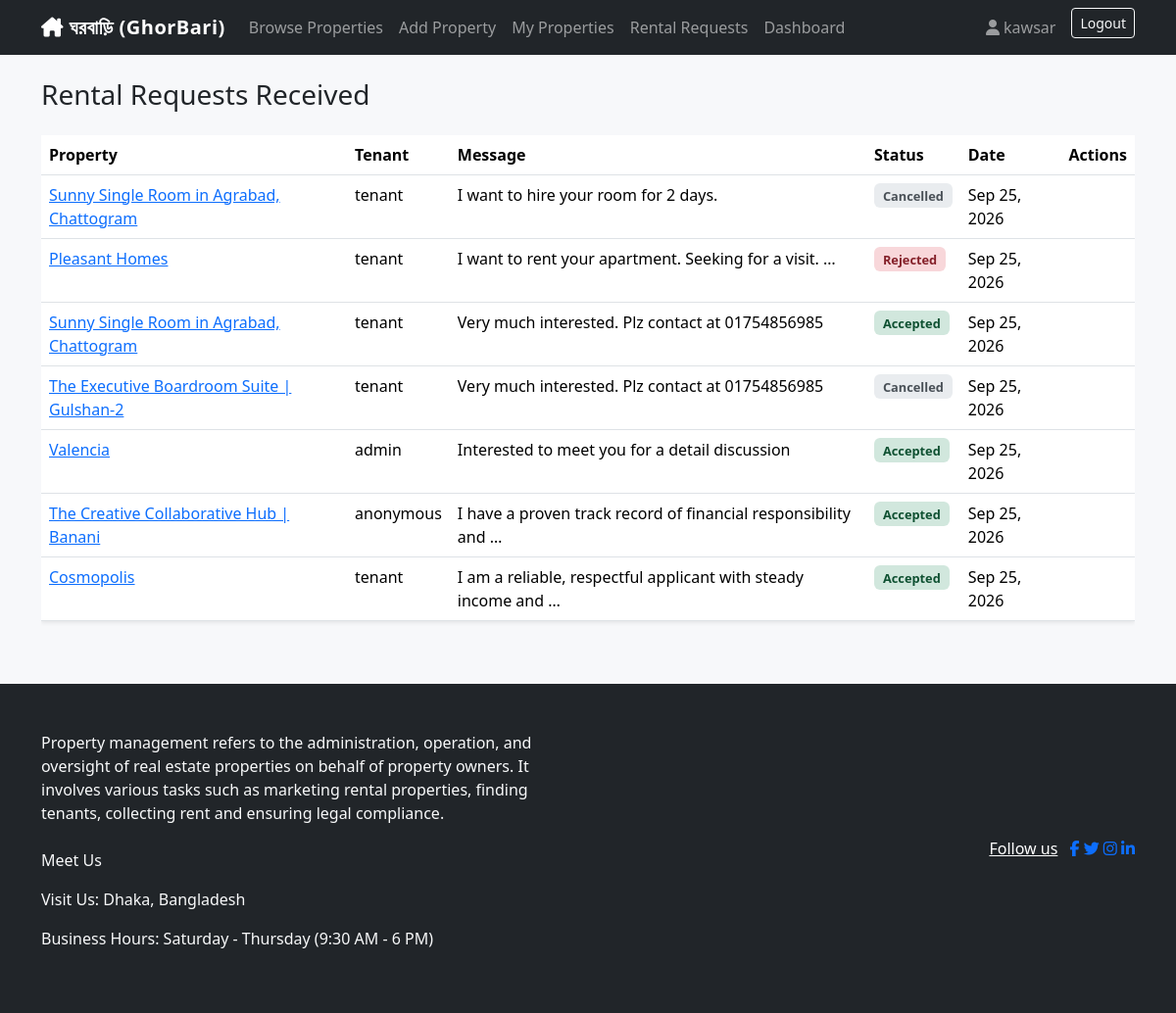
Screenshot of /rentals/owner/ (signed in) with the database file from the repository.
### accounts/models.py (models this page shows, shortened)
class User(AbstractUser):
    class Role(models.TextChoices):
        OWNER = 'OWNER', 'Property Owner'
        TENANT = 'TENANT', 'Tenant'
    role = models.CharField(max_length=10, choices=Role.choices, default=Role.TENANT)
    phone_number = models.CharField(max_length=20, blank=True)
    address = models.CharField(max_length=255, blank=True)
    profile_picture = models.ImageField(upload_to='profile_pics/', blank=True, null=True)
    @property
    def is_owner(self):
        return self.role == self.Role.OWNER

### rentals/models.py (models this page shows, shortened)
class RentalRequest(models.Model):
    class Status(models.TextChoices):
        PENDING = 'PENDING', 'Pending'
        ACCEPTED = 'ACCEPTED', 'Accepted'
        REJECTED = 'REJECTED', 'Rejected'
        CANCELLED = 'CANCELLED', 'Cancelled'
    property = models.ForeignKey(
        'properties.Property', on_delete=models.CASCADE, related_name='rental_requests'
    )
    tenant = models.ForeignKey(
        settings.AUTH_USER_MODEL, on_delete=models.CASCADE, related_name='rental_requests'
    )
    message = models.TextField(blank=True)
    request_date = models.DateTimeField(auto_now_add=True)
    status = models.CharField(max_length=10, choices=Status.choices, default=Status.PENDING)
    class Meta:
        ordering = ['-request_date']

### properties/models.py (models this page shows, shortened)
class Property(models.Model):
    class PropertyType(models.TextChoices):
        APARTMENT = 'APARTMENT', 'Apartment'
        HOUSE = 'HOUSE', 'House'
        ROOM = 'ROOM', 'Room'
        OFFICE = 'OFFICE', 'Office'
    owner = models.ForeignKey(
        settings.AUTH_USER_MODEL, on_delete=models.CASCADE, related_name='properties'
    )
    title = models.CharField(max_length=200)
    description = models.TextField()
    property_type = models.CharField(max_length=20, choices=PropertyType.choices)
    location = models.CharField(max_length=255)
    monthly_rent = models.DecimalField(max_digits=10, decimal_places=2)
    bedrooms = models.PositiveIntegerField(default=1)
    bathrooms = models.PositiveIntegerField(default=1)
    image = models.ImageField(upload_to='property_images/', blank=True, null=True)
    is_available = models.BooleanField(default=True)
    created_at = models.DateTimeField(auto_now_add=True)
    updated_at = models.DateTimeField(auto_now=True)
    class Meta:
        ordering = ['-created_at']
        verbose_name_plural = 'Properties'

### rentals/views.py (the view)
# urls.py: path('owner/', views.owner_requests, name='owner_requests'),
@login_required
def owner_requests(request):
    if not request.user.is_owner:
        messages.error(request, "Only property owners can view received requests.")
        return redirect('properties:list')
    requests_qs = RentalRequest.objects.filter(
        property__owner=request.user
    ).select_related('property', 'tenant')
    return render(request, 'rentals/owner_requests.html', {'requests': requests_qs})

### templates/rentals/owner_requests.html (shortened to what this page needs)
{% extends 'base.html' %}
{% block content %}
<h3 class="mb-4">Rental Requests Received</h3>
<div class="table-responsive">
<table class="table bg-white shadow-sm">
    <thead><tr><th>Property</th><th>Tenant</th><th>Message</th><th>Status</th><th>Date</th><th>Actions</th></tr></thead>
    <tbody>
    {% for r in requests %}
        <tr>
            <td><a href="{% url 'properties:detail' r.property.pk %}">{{ r.property.title }}</a></td>
            <td>{{ r.tenant.username }}</td>
            <td>{{ r.message|truncatewords:10 }}</td>
            <td><span class="status-badge status-{{ r.status }}">{{ r.get_status_display }}</span></td>
            <td>{{ r.request_date|date:"M d, Y" }}</td>
            <td>
            </td>
        </tr>
    {% empty %}
        <tr><td colspan="6" class="text-muted text-center">No rental requests received yet.</td></tr>
    {% endfor %}
    </tbody>
</table>
</div>
{% endblock %}

### templates/base.html (shortened to what this page needs)
{% load static %}
<!DOCTYPE html>
<html lang="en">
<head>
    <link href="https://cdnjs.cloudflare.com/ajax/libs/bootstrap/5.3.3/css/bootstrap.min.css" rel="stylesheet">
    <link href="https://cdnjs.cloudflare.com/ajax/libs/font-awesome/6.5.2/css/all.min.css" rel="stylesheet">
    <link href="{% static 'css/style.css' %}" rel="stylesheet">
</head>
<body>
<nav class="navbar navbar-expand-lg navbar-dark bg-dark">
    <div class="container">
        <a class="navbar-brand fw-bold" href="{% url 'properties:list' %}"><i class="fa-solid fa-house-chimney"></i> ঘরবাড়ি (GhorBari) </a>
        <div class="collapse navbar-collapse" id="navMenu">
            <ul class="navbar-nav me-auto">
                <li class="nav-item"><a class="nav-link" href="{% url 'properties:list' %}">Browse Properties</a></li>
                {% if user.is_authenticated %}
                    {% if user.is_owner %}
                        <li class="nav-item"><a class="nav-link" href="{% url 'properties:create' %}">Add Property</a></li>
                        <li class="nav-item"><a class="nav-link" href="{% url 'properties:mine' %}">My Properties</a></li>
                        <li class="nav-item"><a class="nav-link" href="{% url 'rentals:owner_requests' %}">Rental Requests</a></li>
                    {% else %}
                        <li class="nav-item"><a class="nav-link" href="{% url 'rentals:my_requests' %}">My Requests</a></li>
                    {% endif %}
                    <li class="nav-item"><a class="nav-link" href="{% url 'accounts:dashboard' %}">Dashboard</a></li>
                {% endif %}
            </ul>
            <ul class="navbar-nav">
                {% if user.is_authenticated %}
                    <li class="nav-item"><a class="nav-link" href="{% url 'accounts:profile' %}"><i class="fa-solid fa-user"></i> {{ user.username }}</a></li>
                    <li class="nav-item">
                        <form method="post" action="{% url 'accounts:logout' %}" class="d-inline">
                            <button type="submit" class="btn btn-outline-light btn-sm ms-2">Logout</button>
                        </form>
                    </li>
                {% else %}
                    <li class="nav-item"><a class="nav-link" href="{% url 'accounts:login' %}">Login</a></li>
                    <li class="nav-item"><a class="nav-link" href="{% url 'accounts:register' %}">Register</a></li>
                {% endif %}
            </ul>
        </div>
    </div>
</nav>
<div class="container mt-4">
    {% block content %}{% endblock %}
</div>
<footer class="mt-5 py-4 bg-dark text-light text-center">
    <div class="container white-bdrt1 py-4">
        <div class="row align-items-center">
            <div class="col-md-6">
                <div class="text-center text-lg-start">
                    <p class="copyright-text mb-2 mb-md-0 text-white-light ff-heading">
                        Property management refers to the administration, operation, and oversight
                        of real estate properties on behalf of property owners. It involves various
                        tasks such as marketing rental properties, finding tenants, collecting rent
                        and ensuring legal compliance.</p>
                        <br>
                        <p>Meet Us</p>
                        <p>Visit Us:
                        Dhaka, Bangladesh
                        </p>
                        <p>Business Hours:
                        Saturday - Thursday (9:30 AM - 6 PM)</p>
                </div>
            </div>
            <div class="col-md-6 ">
                <div class="social-widget text-center text-md-end">
                    <div class="social-style1">
                        <a class="text-white me-2 fw500 fz17" href="">Follow us</a>
                        <a href="#"><i
                                class="fab fa-facebook-f list-inline-item"></i></a>
                        <a href="#"><i
                                class="fab fa-twitter list-inline-item"></i></a>
                        <a href="#"><i
                                class="fab fa-instagram list-inline-item"></i></a>
                        <a href="#"><i
                                class="fab fa-linkedin-in list-inline-item"></i></a>
                    </div>
                </div>
            </div>
        </div>
    </div>
</footer>
</body>
</html>

### static/css/style.css (style rules this page uses)
body { background-color: #f7f8fa; }
.navbar-brand { letter-spacing: 0.5px; }
.status-ACCEPTED { color: #0f5132; background: #d1e7dd; }
.status-REJECTED { color: #842029; background: #f8d7da; }
.status-CANCELLED { color: #495057; background: #e9ecef; }
.status-badge { padding: 0.3em 0.7em; border-radius: 0.375rem; font-weight: 600; font-size: 0.8rem; }

### rows the page displays
User: username "kawsar"
RentalRequest: property "Sunny Single Room in Agrabad, Chattogram", tenant.username "tenant", message "I want to hire your room for 2 days.", status "Cancelled", request_date "Sep 25, 2026"
RentalRequest: property "Pleasant Homes", tenant.username "tenant", message "I want to rent your apartment. Seeking for a visit. …", status "Rejected", request_date "Sep 25, 2026"
RentalRequest: property "Sunny Single Room in Agrabad, Chattogram", tenant.username "tenant", message "Very much interested. Plz contact at 01754856985", status "Accepted", request_date "Sep 25, 2026"
RentalRequest: property "The Executive Boardroom Suite | Gulshan-2", tenant.username "tenant", message "Very much interested. Plz contact at 01754856985", status "Cancelled", request_date "Sep 25, 2026"
RentalRequest: property "Valencia", tenant.username "admin", message "Interested to meet you for a detail discussion", status "Accepted", request_date "Sep 25, 2026"
RentalRequest: property "The Creative Collaborative Hub | Banani", tenant.username "anonymous", message "I have a proven track record of financial responsibility and …", status "Accepted", request_date "Sep 25, 2026"
RentalRequest: property "Cosmopolis", tenant.username "tenant", message "I am a reliable, respectful applicant with steady income and …", status "Accepted", request_date "Sep 25, 2026"
